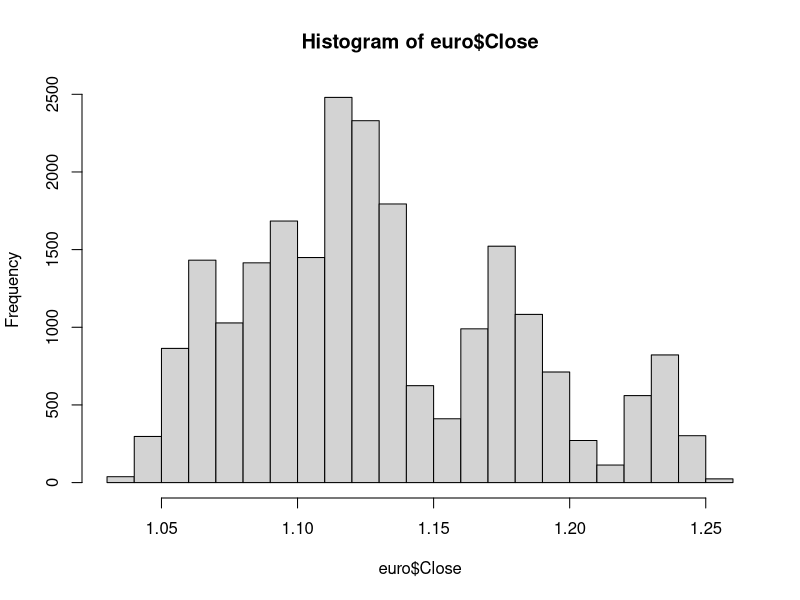
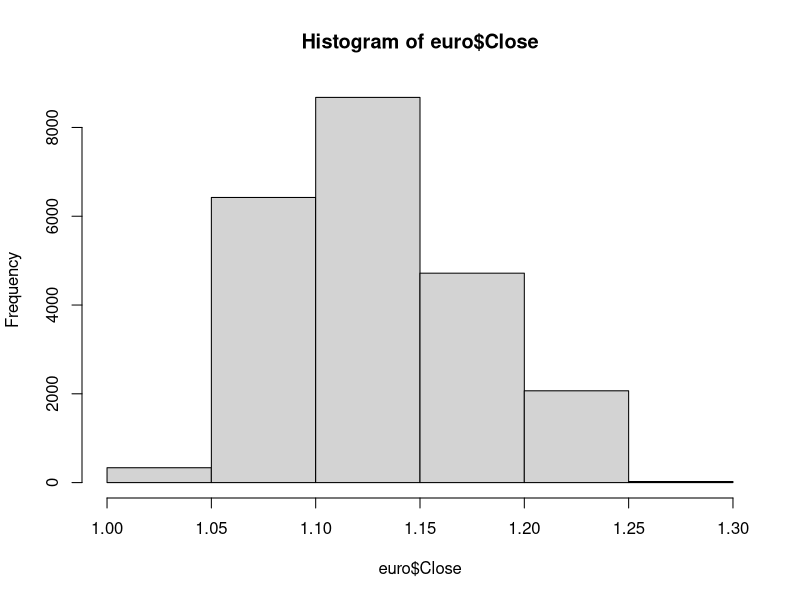
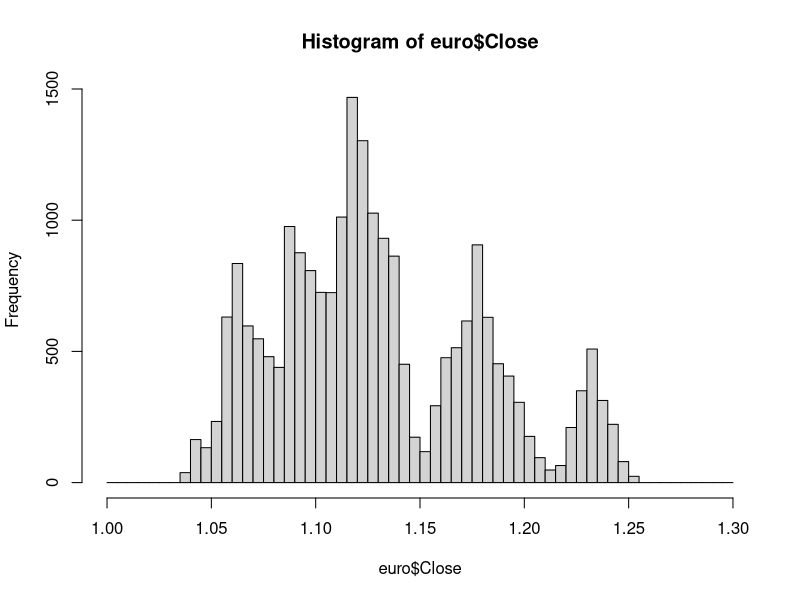

These charts were generated, in order, by the following R code:
################################
# Função Summary e Histogramas #
################################

# Pacotes e libraries
# install.packages("data.table")
library(data.table)

# Carregando um arquivo
euro <- fread("./dados/eurusd_h1.csv", header = T, sep = ";")

# Convertendo para dataFrame
euro <- as.data.frame(euro)

# Função summary
summary(euro)


# O histograma dos fechamentos
hist(euro$Close)


# Melhorando a visualização dos histogramas
hist(euro$Close, seq(1.0, 1.3, 0.05))
hist(euro$Close, seq(1.0, 1.3, 0.005))
